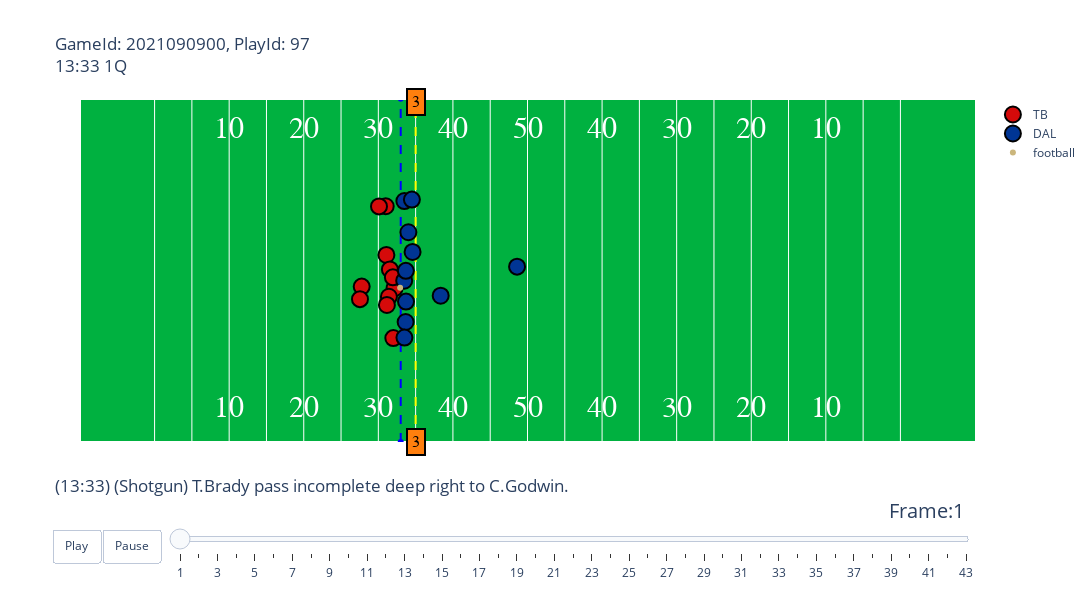

The code cell stored with this chart in its notebook:
### Markdown cell above
# Examples

### Code cell
animate_play(week1,plays,players,pffScoutingData,2021090900,97).show()

### Figure 1 — Plotly figure (JSON) as saved in the notebook; plotly's stock layout.template omitted (floating-point values rounded to 4 significant figures)
{"data": [{"hoverinfo": "none", "mode": "text", "showlegend": false, "text": ["10", "20", "30", "40", "50", "40", "30", "20", "10"], "textfont": {"color": "#ffffff", "family": "Courier New, monospace", "size": 30}, "type": "scatter", "x": [20, 30, 40, 50, 60, 70, 80, 90, 100], "y": [5, 5, 5, 5, 5, 5, 5, 5, 5]}, {"hoverinfo": "none", "mode": "text", "showlegend": false, "text": ["10", "20", "30", "40", "50", "40", "30", "20", "10"], "textfont": {"color": "#ffffff", "family": "Courier New, monospace", "size": 30}, "type": "scatter", "x": [20, 30, 40, 50, 60, 70, 80, 90, 100], "y": [48.5, 48.5, 48.5, 48.5, 48.5, 48.5, 48.5, 48.5, 48.5]}, {"hoverinfo": "none", "line": {"color": "blue", "dash": "dash"}, "showlegend": false, "type": "scatter", "x": [43, 43], "y": [0, 53.5]}, {"hoverinfo": "none", "line": {"color": "yellow", "dash": "dash"}, "showlegend": false, "type": "scatter", "x": [45, 45], "y": [0, 53.5]}, {"hoverinfo": "text", "hovertext": ["nflId:25511.0<br>displayName:Tom Brady<br>Position:QB<br>Role:Pass", "nflId:35481.0<br>displayName:Rob Gronkowski<br>Position:TE-L<br>Role:Pass Route", "nflId:35634.0<br>displayName:Antonio Brown<br>Position:LWR<br>Role:Pass Route", "nflId:39985.0<br>displayName:Giovani Bernard<br>Position:HB-R<br>Role:Pass Route", "nflId:40151.0<br>displayName:Ryan Jensen<br>Position:C<br>Role:Pass Block", "nflId:41233.0<br>displayName:Mike Evans<br>Position:RWR<br>Role:Pass Route", "nflId:42377.0<br>displayName:Donovan Smith<br>Position:LT<br>Role:Pass Block", "nflId:42404.0<br>displayName:Ali Marpet<br>Position:LG<br>Role:Pass Block", "nflId:44896.0<br>displayName:Chris Godwin<br>Position:SLWR<br>Role:Pass Route", "nflId:46163.0<br>displayName:Alex Cappa<br>Position:RG<br>Role:Pass Block", "nflId:52421.0<br>displayName:Tristan Wirfs<br>Position:RT<br>Role:Pass Block"], "marker": {"color": "#D50A0A", "line": {"color": "black", "width": 2}, "size": 16}, "mode": "markers", "name": "TB", "type": "scatter", "x": [37.77, 41.08, 40.99, 37.54, 42.18, 42.01, 41.55, 41.95, 40.09, 41.42, 41.15], "y": [24.22, 29.15, 36.74, 22.26, 23.97, 16.19, 26.89, 25.66, 36.72, 22.63, 21.36]}, {"hoverinfo": "text", "hovertext": ["nflId:41263.0<br>displayName:Demarcus Lawrence<br>Position:LEO<br>Role:Pass Rush", "nflId:42403.0<br>displayName:Randy Gregory<br>Position:ROLB<br>Role:Pass Rush", "nflId:43306.0<br>displayName:Keanu Neal<br>Position:ROLB<br>Role:Coverage", "nflId:43478.0<br>displayName:Anthony Brown<br>Position:RCB<br>Role:Coverage", "nflId:44904.0<br>displayName:Jourdan Lewis<br>Position:SCBR<br>Role:Coverage", "nflId:44955.0<br>displayName:Carlos Watkins<br>Position:DRT<br>Role:Pass Rush", "nflId:44962.0<br>displayName:Damontae Kazee<br>Position:FS<br>Role:Coverage", "nflId:47996.0<br>displayName:Donovan Wilson<br>Position:LILB<br>Role:Coverage", "nflId:52459.0<br>displayName:Trevon Diggs<br>Position:LCB<br>Role:Coverage", "nflId:53441.0<br>displayName:Micah Parsons<br>Position:LILB<br>Role:Pass Rush", "nflId:53504.0<br>displayName:Osa Odighizuwa<br>Position:RE<br>Role:Pass Rush"], "marker": {"color": "#003594", "line": {"color": "black", "width": 2}, "size": 16}, "mode": "markers", "name": "DAL", "type": "scatter", "x": [43.66, 44.03, 44.59, 43.49, 44.5, 43.47, 58.6, 48.36, 43.5, 43.71, 43.69], "y": [18.7, 32.69, 29.62, 37.55, 37.78, 25.14, 27.33, 22.8, 16.27, 21.88, 26.67]}, {"hoverinfo": "none", "marker": {"color": "#CBB67C"}, "mode": "markers", "name": "football", "type": "scatter", "x": [42.92], "y": [24.04]}], "layout": {"annotations": [{"align": "center", "bgcolor": "#ff7f0e", "bordercolor": "black", "borderpad": 4, "borderwidth": 2, "font": {"color": "black", "family": "Courier New, monospace", "size": 16}, "opacity": 1, "showarrow": false, "text": "3", "x": 45, "y": 0}, {"align": "center", "bgcolor": "#ff7f0e", "bordercolor": "black", "borderpad": 4, "borderwidth": 2, "font": {"color": "black", "family": "Courier New, monospace", "size": 16}, "opacity": 1, "showarrow": false, "text": "3", "x": 45, "y": 53}], "autosize": false, "height": 600, "plot_bgcolor": "#00B140", "sliders": [{"active": 0, "currentvalue": {"font": {"size": 20}, "prefix": "Frame:", "visible": true, "xanchor": "right"}, "len": 0.9, "pad": {"b": 10, "t": 50}, "steps": [{"args": [[1], {"frame": {"duration": 100, "redraw": false}, "mode": "immediate", "transition": {"duration": 0}}], "label": "1", "method": "animate"}, {"args": [[2], {"frame": {"duration": 100, "redraw": false}, "mode": "immediate", "transition": {"duration": 0}}], "label": "2", "method": "animate"}, {"args": [[3], {"frame": {"duration": 100, "redraw": false}, "mode": "immediate", "transition": {"duration": 0}}], "label": "3", "method": "animate"}, {"args": [[4], {"frame": {"duration": 100, "redraw": false}, "mode": "immediate", "transition": {"duration": 0}}], "label": "4", "method": "animate"}, {"args": [[5], {"frame": {"duration": 100, "redraw": false}, "mode": "immediate", "transition": {"duration": 0}}], "label": "5", "method": "animate"}, {"args": [[6], {"frame": {"duration": 100, "redraw": false}, "mode": "immediate", "transition": {"duration": 0}}], "label": "6", "method": "animate"}, {"args": [[7], {"frame": {"duration": 100, "redraw": false}, "mode": "immediate", "transition": {"duration": 0}}], "label": "7", "method": "animate"}, {"args": [[8], {"frame": {"duration": 100, "redraw": false}, "mode": "immediate", "transition": {"duration": 0}}], "label": "8", "method": "animate"}, {"args": [[9], {"frame": {"duration": 100, "redraw": false}, "mode": "immediate", "transition": {"duration": 0}}], "label": "9", "method": "animate"}, {"args": [[10], {"frame": {"duration": 100, "redraw": false}, "mode": "immediate", "transition": {"duration": 0}}], "label": "10", "method": "animate"}, {"args": [[11], {"frame": {"duration": 100, "redraw": false}, "mode": "immediate", "transition": {"duration": 0}}], "label": "11", "method": "animate"}, {"args": [[12], {"frame": {"duration": 100, "redraw": false}, "mode": "immediate", "transition": {"duration": 0}}], "label": "12", "method": "animate"}, {"args": [[13], {"frame": {"duration": 100, "redraw": false}, "mode": "immediate", "transition": {"duration": 0}}], "label": "13", "method": "animate"}, {"args": [[14], {"frame": {"duration": 100, "redraw": false}, "mode": "immediate", "transition": {"duration": 0}}], "label": "14", "method": "animate"}, {"args": [[15], {"frame": {"duration": 100, "redraw": false}, "mode": "immediate", "transition": {"duration": 0}}], "label": "15", "method": "animate"}, {"args": [[16], {"frame": {"duration": 100, "redraw": false}, "mode": "immediate", "transition": {"duration": 0}}], "label": "16", "method": "animate"}, {"args": [[17], {"frame": {"duration": 100, "redraw": false}, "mode": "immediate", "transition": {"duration": 0}}], "label": "17", "method": "animate"}, {"args": [[18], {"frame": {"duration": 100, "redraw": false}, "mode": "immediate", "transition": {"duration": 0}}], "label": "18", "method": "animate"}, {"args": [[19], {"frame": {"duration": 100, "redraw": false}, "mode": "immediate", "transition": {"duration": 0}}], "label": "19", "method": "animate"}, {"args": [[20], {"frame": {"duration": 100, "redraw": false}, "mode": "immediate", "transition": {"duration": 0}}], "label": "20", "method": "animate"}, {"args": [[21], {"frame": {"duration": 100, "redraw": false}, "mode": "immediate", "transition": {"duration": 0}}], "label": "21", "method": "animate"}, {"args": [[22], {"frame": {"duration": 100, "redraw": false}, "mode": "immediate", "transition": {"duration": 0}}], "label": "22", "method": "animate"}, {"args": [[23], {"frame": {"duration": 100, "redraw": false}, "mode": "immediate", "transition": {"duration": 0}}], "label": "23", "method": "animate"}, {"args": [[24], {"frame": {"duration": 100, "redraw": false}, "mode": "immediate", "transition": {"duration": 0}}], "label": "24", "method": "animate"}, {"args": [[25], {"frame": {"duration": 100, "redraw": false}, "mode": "immediate", "transition": {"duration": 0}}], "label": "25", "method": "animate"}, {"args": [[26], {"frame": {"duration": 100, "redraw": false}, "mode": "immediate", "transition": {"duration": 0}}], "label": "26", "method": "animate"}, {"args": [[27], {"frame": {"duration": 100, "redraw": false}, "mode": "immediate", "transition": {"duration": 0}}], "label": "27", "method": "animate"}, {"args": [[28], {"frame": {"duration": 100, "redraw": false}, "mode": "immediate", "transition": {"duration": 0}}], "label": "28", "method": "animate"}, {"args": [[29], {"frame": {"duration": 100, "redraw": false}, "mode": "immediate", "transition": {"duration": 0}}], "label": "29", "method": "animate"}, {"args": [[30], {"frame": {"duration": 100, "redraw": false}, "mode": "immediate", "transition": {"duration": 0}}], "label": "30", "method": "animate"}, {"args": [[31], {"frame": {"duration": 100, "redraw": false}, "mode": "immediate", "transition": {"duration": 0}}], "label": "31", "method": "animate"}, {"args": [[32], {"frame": {"duration": 100, "redraw": false}, "mode": "immediate", "transition": {"duration": 0}}], "label": "32", "method": "animate"}, {"args": [[33], {"frame": {"duration": 100, "redraw": false}, "mode": "immediate", "transition": {"duration": 0}}], "label": "33", "method": "animate"}, {"args": [[34], {"frame": {"duration": 100, "redraw": false}, "mode": "immediate", "transition": {"duration": 0}}], "label": "34", "method": "animate"}, {"args": [[35], {"frame": {"duration": 100, "redraw": false}, "mode": "immediate", "transition": {"duration": 0}}], "label": "35", "method": "animate"}, {"args": [[36], {"frame": {"duration": 100, "redraw": false}, "mode": "immediate", "transition": {"duration": 0}}], "label": "36", "method": "animate"}, {"args": [[37], {"frame": {"duration": 100, "redraw": false}, "mode": "immediate", "transition": {"duration": 0}}], "label": "37", "method": "animate"}, {"args": [[38], {"frame": {"duration": 100, "redraw": false}, "mode": "immediate", "transition": {"duration": 0}}], "label": "38", "method": "animate"}, {"args": [[39], {"frame": {"duration": 100, "redraw": false}, "mode": "immediate", "transition": {"duration": 0}}], "label": "39", "method": "animate"}, {"args": [[40], {"frame": {"duration": 100, "redraw": false}, "mode": "immediate", "transition": {"duration": 0}}], "label": "40", "method": "animate"}, {"args": [[41], {"frame": {"duration": 100, "redraw": false}, "mode": "immediate", "transition": {"duration": 0}}], "label": "41", "method": "animate"}, {"args": [[42], {"frame": {"duration": 100, "redraw": false}, "mode": "immediate", "transition": {"duration": 0}}], "label": "42", "method": "animate"}, {"args": [[43], {"frame": {"duration": 100, "redraw": false}, "mode": "immediate", "transition": {"duration": 0}}], "label": "43", "method": "animate"}], "transition": {"duration": 300, "easing": "cubic-in-out"}, "x": 0.1, "xanchor": "left", "y": 0, "yanchor": "top"}], "title": {"text": "GameId: 2021090900, PlayId: 97<br>13:33 1Q<br><br><br><br><br><br><br><br><br><br><br><br><br><br><br><br><br><br><br>(13:33) (Shotgun) T.Brady pass incomplete deep right to C.Godwin."}, "updatemenus": [{"buttons": [{"args": [null, {"frame": {"duration": 100, "redraw": false}, "fromcurrent": true, "transition": {"duration": 0}}], "label": "Play", "method": "animate"}, {"args": [[null], {"frame": {"duration": 0, "redraw": false}, "mode": "immediate", "transition": {"duration": 0}}], "label": "Pause", "method": "animate"}], "direction": "left", "pad": {"r": 10, "t": 87}, "showactive": false, "type": "buttons", "x": 0.1, "xanchor": "right", "y": 0, "yanchor": "top"}], "width": 1200, "xaxis": {"autorange": false, "range": [0, 120], "showticklabels": false, "tickmode": "array", "tickvals": [10, 15, 20, 25, 30, 35, 40, 45, 50, 55, 60, 65, 70, 75, 80, 85, 90, 95, 100, 105, 110]}, "yaxis": {"autorange": false, "range": [0, 53.3], "showgrid": false, "showticklabels": false}}}
